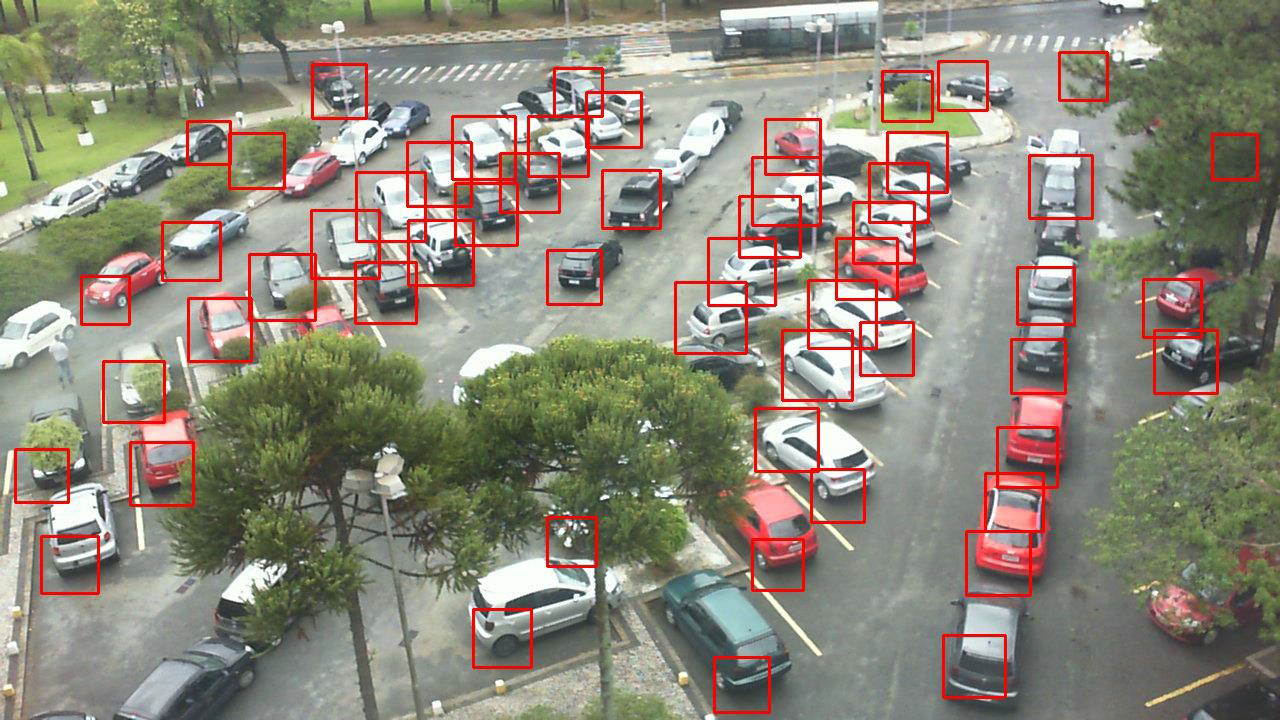
#> input picture example.png, 1280 x 720 px
$ python test_model.py --imgPath example.png --featureType HAAR --scaleFactor 1.0 --minimumNeighbors 5
#> lines starting #> are read from the running program, lines starting #| are printed output that depends on the picture
import os
import sys
import cv2
import argparse
import xml.etree.ElementTree


def testing(img, xmlName, detector, scaleFactor, minNeighbors):

	gray = cv2.cvtColor(img, cv2.COLOR_BGR2GRAY)
	cars = detector.detectMultiScale(gray, scaleFactor, minNeighbors, maxSize=(80, 80), minSize=(20, 20))
	for (x, y, w, h) in cars:
		cv2.rectangle(img, (x, y), (x + w, y + h), (0, 0, 255), 2)

	takenParkingSpots = 0
	emptyParkingSpots = 0
	truePositives = 0
	falsePositives = 0

	e = xml.etree.ElementTree.parse(xmlName).getroot()
	for space in e.findall('space'):
		ID = space.get('id')
		occupied = (space.get('occupied') == '1')
		if occupied:
			takenParkingSpots = takenParkingSpots + 1
		else:
			emptyParkingSpots = emptyParkingSpots + 1
		vertices = []
		for point in space.iter('point'):
			x = point.attrib.get('x')
			y = point.attrib.get('y')
			vertices.append((x, y))
		xCoordinates = [int(x) for (x, y) in vertices]
		yCoordinates = [int(y) for (x, y) in vertices]
		xCenter = (min(xCoordinates) + max(xCoordinates)) / 2
		yCenter = (min(yCoordinates) + max(yCoordinates)) / 2
		for (cx,cy,w,h) in cars:
			xCondition = cx < xCenter and xCenter < (cx + w)
			yCondition = cy < yCenter and yCenter < (cy + h)
			if xCondition and yCondition and occupied:
				truePositives = truePositives + 1
				break
			elif xCondition and yCondition and not occupied:
				falsePositives = falsePositives + 1
				break

	falseNegatives = takenParkingSpots - truePositives
	trueNegatives = emptyParkingSpots - falsePositives

	accuracy = ((truePositives + trueNegatives) / (takenParkingSpots + emptyParkingSpots)) * 100

	print("takenParkingSpots = ", takenParkingSpots)
	print("emptyParkingSpots = ", emptyParkingSpots)
	print("=====================================")
	print("truePositives = ", truePositives)
	print("falsePositives = ", falsePositives)
	print("trueNegatives = ", trueNegatives)
	print("falseNegatives = ", falseNegatives)
	print("=====================================")
	print("accuracy = ", accuracy)
	print("=====================================")

	return(img)


def main():

	parser = argparse.ArgumentParser()
	parser.add_argument("-img", "--imgPath", dest="imgPath", help="Specify the path to image", required=True)
	parser.add_argument("-fType", "--featureType", dest="featureType",
		help="Specify the feature type of the classifier to be used (HAAR or LBP)", required=True,
		type=str, choices = ['HAAR','LBP'])
	parser.add_argument("-sF", "--scaleFactor", dest="scaleFactor",
		help="Specify the scale factor to be used for detection (use float values between 1.02 and 2)", type=float, required=True)
	parser.add_argument("-mN", "--minimumNeighbors", dest="minNeighbors",
		help="Specify minimum neighbours present for individual detection to be considered (use values between 10 and 30)",
		type = int, required = True)

	args = parser.parse_args()

	img = cv2.imread(args.imgPath)
#> img is the input picture: shape (720, 1280, 3); mean B, G, R 122.2, 136.2, 141.4
	if img is None:
		print("Path to the image is incorrect")
		sys.exit()
	else:
		outputFileName = os.path.splitext(args.imgPath)[0] + args.featureType + "result.jpg"
		xmlName = os.path.splitext(args.imgPath)[0] + ".xml"
		print("=====================================")
		print(args.imgPath)
		print("=====================================")

	if args.featureType == 'HAAR':
		detector = cv2.CascadeClassifier("haar10kcascade.xml")
		result = testing(img, xmlName, detector, args.scaleFactor, args.minNeighbors)
#> in testing, `gray = cv2.cvtColor(img, cv2.COLOR_BGR2GRAY)`:
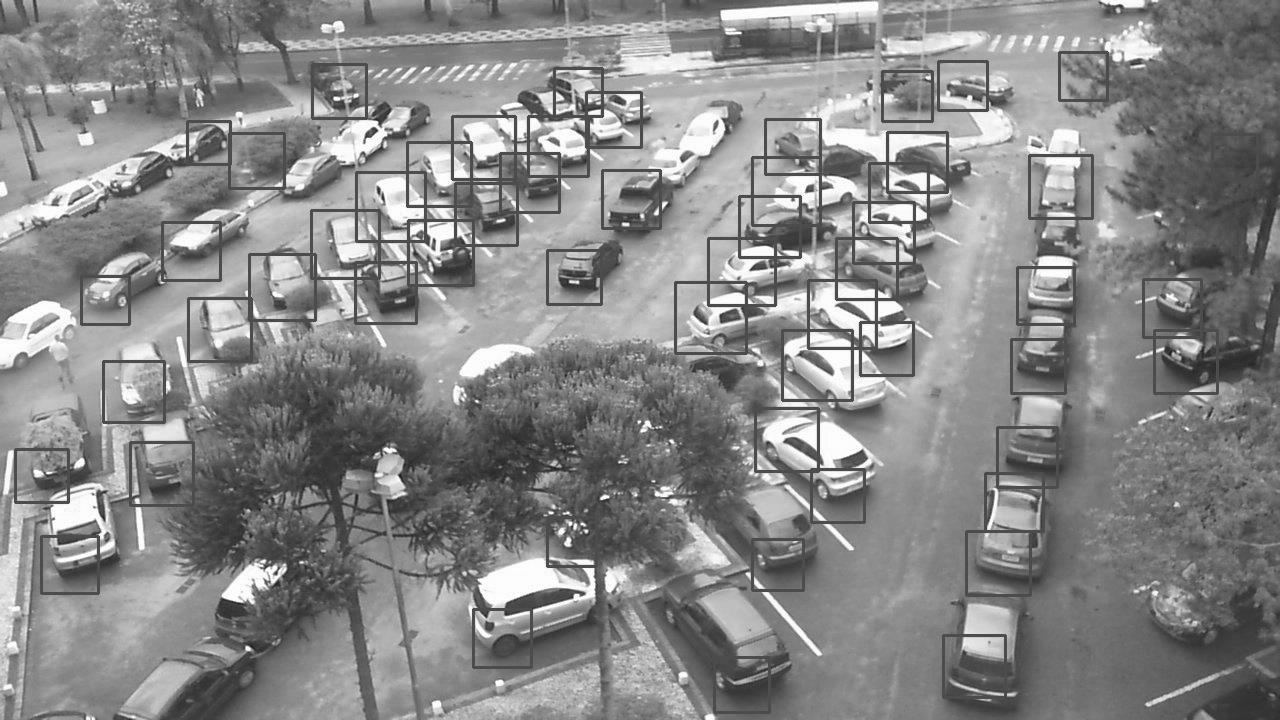
#> gray: shape (720, 1280); min 24, max 255, mean 136.1
		cv2.imwrite(outputFileName, result)

	if args.featureType == 'LBP':
		detector = cv2.CascadeClassifier("lbp50kcascade.xml")
		result = testing(img, xmlName, detector, args.scaleFactor, args.minNeighbors)
		cv2.imwrite(outputFileName, result)


if __name__ == "__main__":
#> (the run stopped early here; a loop or call above may not have finished)
